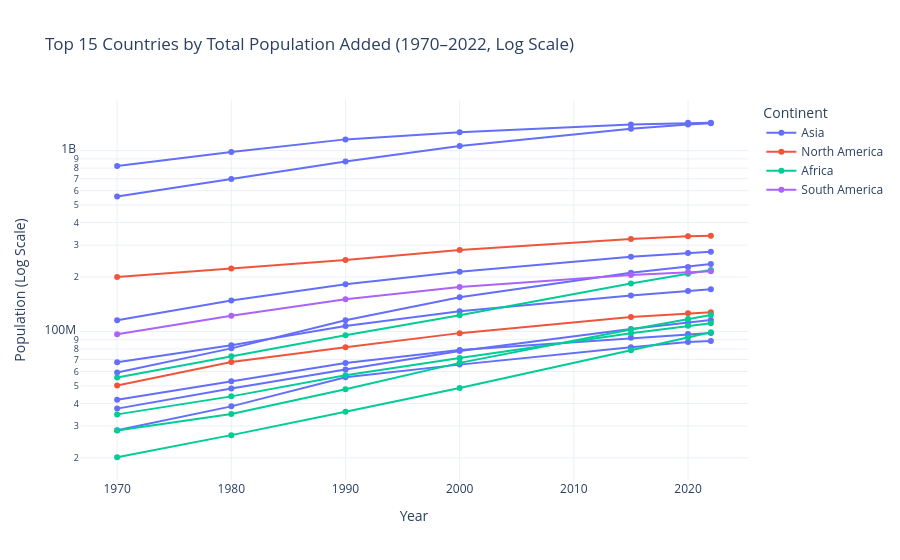

Notebook cell for this chart:
### Markdown cell above
**Chart choice & justification:** *Which chart did you choose, and why? Justify design choices.

*YOUR ANSWER HERE*

### Code cell
# Q2
import pandas as pd
import plotly.express as px

# 1. Reshape wide df into long format (df_2) with lowercase "year"
df_2 = df.melt(
    id_vars=["Country", "Continent"],
    value_vars=[
        "1970 Population",
        "1980 Population",
        "1990 Population",
        "2000 Population",
        "2015 Population",
        "2020 Population",
        "2022 Population",
    ],
    var_name="year",
    value_name="population",
)

df_2["year"] = (
    df_2["year"].str.replace(" Population", "", case=False).astype(int)
)

df_sorted = df_2.sort_values(by=["Country", "year"])

growth_df = df_sorted.groupby(["Country", "Continent"], as_index=False).agg(
    start_pop=("population", "first"),
    end_pop=("population", "last"),
)
growth_df["people_added"] = growth_df["end_pop"] - growth_df["start_pop"]

top_15_df = growth_df.nlargest(15, "people_added")
top_15_countries = top_15_df["Country"].tolist()

df_top15_long = df_2[df_2["Country"].isin(top_15_countries)].sort_values("year")

fig = px.line(
    df_top15_long,
    x="year",
    y="population",
    color="Continent",
    line_group="Country",
    hover_name="Country",
    markers=True,
    log_y=True,
    title="Top 15 Countries by Total Population Added (1970–2022, Log Scale)",
    labels={"year": "Year", "population": "Population (Log Scale)"},
    template='plotly_white'
)

fig.show()

### Figure 1 — Plotly figure (JSON) as saved in the notebook; plotly's stock layout.template omitted (floating-point values rounded to 4 significant figures)
{"data": [{"hovertemplate": "<b>%{hovertext}</b><br><br>Continent=Asia<br>Country=Bangladesh<br>Year=%{x}<br>Population (Log Scale)=%{y}<extra></extra>", "hovertext": ["Bangladesh", "Bangladesh", "Bangladesh", "Bangladesh", "Bangladesh", "Bangladesh", "Bangladesh"], "legendgroup": "Asia", "line": {"color": "#636efa", "dash": "solid"}, "marker": {"symbol": "circle"}, "mode": "lines+markers", "name": "Asia", "orientation": "v", "showlegend": true, "type": "scatter", "x": [1970, 1980, 1990, 2000, 2015, 2020, 2022], "xaxis": "x", "y": [67541860, 83929765, 107147651, 129193327, 157830000, 167420951, 171186372], "yaxis": "y"}, {"hovertemplate": "<b>%{hovertext}</b><br><br>Continent=Asia<br>Country=Vietnam<br>Year=%{x}<br>Population (Log Scale)=%{y}<extra></extra>", "hovertext": ["Vietnam", "Vietnam", "Vietnam", "Vietnam", "Vietnam", "Vietnam", "Vietnam"], "legendgroup": "Asia", "line": {"color": "#636efa", "dash": "solid"}, "marker": {"symbol": "circle"}, "mode": "lines+markers", "name": "Asia", "orientation": "v", "showlegend": false, "type": "scatter", "x": [1970, 1980, 1990, 2000, 2015, 2020, 2022], "xaxis": "x", "y": [41928849, 52968270, 66912613, 79001142, 92191398, 96648685, 98186856], "yaxis": "y"}, {"hovertemplate": "<b>%{hovertext}</b><br><br>Continent=Asia<br>Country=Philippines<br>Year=%{x}<br>Population (Log Scale)=%{y}<extra></extra>", "hovertext": ["Philippines", "Philippines", "Philippines", "Philippines", "Philippines", "Philippines", "Philippines"], "legendgroup": "Asia", "line": {"color": "#636efa", "dash": "solid"}, "marker": {"symbol": "circle"}, "mode": "lines+markers", "name": "Asia", "orientation": "v", "showlegend": false, "type": "scatter", "x": [1970, 1980, 1990, 2000, 2015, 2020, 2022], "xaxis": "x", "y": [37435586, 48419546, 61558898, 77958223, 103031365, 112190977, 115559009], "yaxis": "y"}, {"hovertemplate": "<b>%{hovertext}</b><br><br>Continent=Asia<br>Country=Pakistan<br>Year=%{x}<br>Population (Log Scale)=%{y}<extra></extra>", "hovertext": ["Pakistan", "Pakistan", "Pakistan", "Pakistan", "Pakistan", "Pakistan", "Pakistan"], "legendgroup": "Asia", "line": {"color": "#636efa", "dash": "solid"}, "marker": {"symbol": "circle"}, "mode": "lines+markers", "name": "Asia", "orientation": "v", "showlegend": false, "type": "scatter", "x": [1970, 1980, 1990, 2000, 2015, 2020, 2022], "xaxis": "x", "y": [59290872, 80624057, 115414069, 154369924, 210969298, 227196741, 235824862], "yaxis": "y"}, {"hovertemplate": "<b>%{hovertext}</b><br><br>Continent=Asia<br>Country=Iran<br>Year=%{x}<br>Population (Log Scale)=%{y}<extra></extra>", "hovertext": ["Iran", "Iran", "Iran", "Iran", "Iran", "Iran", "Iran"], "legendgroup": "Asia", "line": {"color": "#636efa", "dash": "solid"}, "marker": {"symbol": "circle"}, "mode": "lines+markers", "name": "Asia", "orientation": "v", "showlegend": false, "type": "scatter", "x": [1970, 1980, 1990, 2000, 2015, 2020, 2022], "xaxis": "x", "y": [28449705, 38520664, 55793629, 65544383, 81790841, 87290193, 88550570], "yaxis": "y"}, {"hovertemplate": "<b>%{hovertext}</b><br><br>Continent=Asia<br>Country=India<br>Year=%{x}<br>Population (Log Scale)=%{y}<extra></extra>", "hovertext": ["India", "India", "India", "India", "India", "India", "India"], "legendgroup": "Asia", "line": {"color": "#636efa", "dash": "solid"}, "marker": {"symbol": "circle"}, "mode": "lines+markers", "name": "Asia", "orientation": "v", "showlegend": false, "type": "scatter", "x": [1970, 1980, 1990, 2000, 2015, 2020, 2022], "xaxis": "x", "y": [557501301, 696828385, 870452165, 1059633675, 1322866505, 1396387127, 1417173173], "yaxis": "y"}, {"hovertemplate": "<b>%{hovertext}</b><br><br>Continent=Asia<br>Country=China<br>Year=%{x}<br>Population (Log Scale)=%{y}<extra></extra>", "hovertext": ["China", "China", "China", "China", "China", "China", "China"], "legendgroup": "Asia", "line": {"color": "#636efa", "dash": "solid"}, "marker": {"symbol": "circle"}, "mode": "lines+markers", "name": "Asia", "orientation": "v", "showlegend": false, "type": "scatter", "x": [1970, 1980, 1990, 2000, 2015, 2020, 2022], "xaxis": "x", "y": [822534450, 982372466, 1153704252, 1264099069, 1393715448, 1424929781, 1425887337], "yaxis": "y"}, {"hovertemplate": "<b>%{hovertext}</b><br><br>Continent=Asia<br>Country=Indonesia<br>Year=%{x}<br>Population (Log Scale)=%{y}<extra></extra>", "hovertext": ["Indonesia", "Indonesia", "Indonesia", "Indonesia", "Indonesia", "Indonesia", "Indonesia"], "legendgroup": "Asia", "line": {"color": "#636efa", "dash": "solid"}, "marker": {"symbol": "circle"}, "mode": "lines+markers", "name": "Asia", "orientation": "v", "showlegend": false, "type": "scatter", "x": [1970, 1980, 1990, 2000, 2015, 2020, 2022], "xaxis": "x", "y": [115228394, 148177096, 182159874, 214072421, 259091970, 271857970, 275501339], "yaxis": "y"}, {"hovertemplate": "<b>%{hovertext}</b><br><br>Continent=North America<br>Country=United States<br>Year=%{x}<br>Population (Log Scale)=%{y}<extra></extra>", "hovertext": ["United States", "United States", "United States", "United States", "United States", "United States", "United States"], "legendgroup": "North America", "line": {"color": "#EF553B", "dash": "solid"}, "marker": {"symbol": "circle"}, "mode": "lines+markers", "name": "North America", "orientation": "v", "showlegend": true, "type": "scatter", "x": [1970, 1980, 1990, 2000, 2015, 2020, 2022], "xaxis": "x", "y": [200328340, 223140018, 248083732, 282398554, 324607776, 335942003, 338289857], "yaxis": "y"}, {"hovertemplate": "<b>%{hovertext}</b><br><br>Continent=North America<br>Country=Mexico<br>Year=%{x}<br>Population (Log Scale)=%{y}<extra></extra>", "hovertext": ["Mexico", "Mexico", "Mexico", "Mexico", "Mexico", "Mexico", "Mexico"], "legendgroup": "North America", "line": {"color": "#EF553B", "dash": "solid"}, "marker": {"symbol": "circle"}, "mode": "lines+markers", "name": "North America", "orientation": "v", "showlegend": false, "type": "scatter", "x": [1970, 1980, 1990, 2000, 2015, 2020, 2022], "xaxis": "x", "y": [50289306, 67705186, 81720428, 97873442, 120149897, 125998302, 127504125], "yaxis": "y"}, {"hovertemplate": "<b>%{hovertext}</b><br><br>Continent=Africa<br>Country=Nigeria<br>Year=%{x}<br>Population (Log Scale)=%{y}<extra></extra>", "hovertext": ["Nigeria", "Nigeria", "Nigeria", "Nigeria", "Nigeria", "Nigeria", "Nigeria"], "legendgroup": "Africa", "line": {"color": "#00cc96", "dash": "solid"}, "marker": {"symbol": "circle"}, "mode": "lines+markers", "name": "Africa", "orientation": "v", "showlegend": true, "type": "scatter", "x": [1970, 1980, 1990, 2000, 2015, 2020, 2022], "xaxis": "x", "y": [55569264, 72951439, 95214257, 122851984, 183995785, 208327405, 218541212], "yaxis": "y"}, {"hovertemplate": "<b>%{hovertext}</b><br><br>Continent=Africa<br>Country=Ethiopia<br>Year=%{x}<br>Population (Log Scale)=%{y}<extra></extra>", "hovertext": ["Ethiopia", "Ethiopia", "Ethiopia", "Ethiopia", "Ethiopia", "Ethiopia", "Ethiopia"], "legendgroup": "Africa", "line": {"color": "#00cc96", "dash": "solid"}, "marker": {"symbol": "circle"}, "mode": "lines+markers", "name": "Africa", "orientation": "v", "showlegend": false, "type": "scatter", "x": [1970, 1980, 1990, 2000, 2015, 2020, 2022], "xaxis": "x", "y": [28308246, 34945469, 47878073, 67031867, 102471895, 117190911, 123379924], "yaxis": "y"}, {"hovertemplate": "<b>%{hovertext}</b><br><br>Continent=Africa<br>Country=Egypt<br>Year=%{x}<br>Population (Log Scale)=%{y}<extra></extra>", "hovertext": ["Egypt", "Egypt", "Egypt", "Egypt", "Egypt", "Egypt", "Egypt"], "legendgroup": "Africa", "line": {"color": "#00cc96", "dash": "solid"}, "marker": {"symbol": "circle"}, "mode": "lines+markers", "name": "Africa", "orientation": "v", "showlegend": false, "type": "scatter", "x": [1970, 1980, 1990, 2000, 2015, 2020, 2022], "xaxis": "x", "y": [34781986, 43748556, 57214630, 71371371, 97723799, 107465134, 110990103], "yaxis": "y"}, {"hovertemplate": "<b>%{hovertext}</b><br><br>Continent=Africa<br>Country=DR Congo<br>Year=%{x}<br>Population (Log Scale)=%{y}<extra></extra>", "hovertext": ["DR Congo", "DR Congo", "DR Congo", "DR Congo", "DR Congo", "DR Congo", "DR Congo"], "legendgroup": "Africa", "line": {"color": "#00cc96", "dash": "solid"}, "marker": {"symbol": "circle"}, "mode": "lines+markers", "name": "Africa", "orientation": "v", "showlegend": false, "type": "scatter", "x": [1970, 1980, 1990, 2000, 2015, 2020, 2022], "xaxis": "x", "y": [20151733, 26708686, 35987541, 48616317, 78656904, 92853164, 99010212], "yaxis": "y"}, {"hovertemplate": "<b>%{hovertext}</b><br><br>Continent=South America<br>Country=Brazil<br>Year=%{x}<br>Population (Log Scale)=%{y}<extra></extra>", "hovertext": ["Brazil", "Brazil", "Brazil", "Brazil", "Brazil", "Brazil", "Brazil"], "legendgroup": "South America", "line": {"color": "#ab63fa", "dash": "solid"}, "marker": {"symbol": "circle"}, "mode": "lines+markers", "name": "South America", "orientation": "v", "showlegend": true, "type": "scatter", "x": [1970, 1980, 1990, 2000, 2015, 2020, 2022], "xaxis": "x", "y": [96369875, 122288383, 150706446, 175873720, 205188205, 213196304, 215313498], "yaxis": "y"}], "layout": {"legend": {"title": {"text": "Continent"}, "tracegroupgap": 0}, "title": {"text": "Top 15 Countries by Total Population Added (1970–2022, Log Scale)"}, "xaxis": {"anchor": "y", "domain": [0, 1], "title": {"text": "Year"}}, "yaxis": {"anchor": "x", "domain": [0, 1], "title": {"text": "Population (Log Scale)"}, "type": "log"}}}
